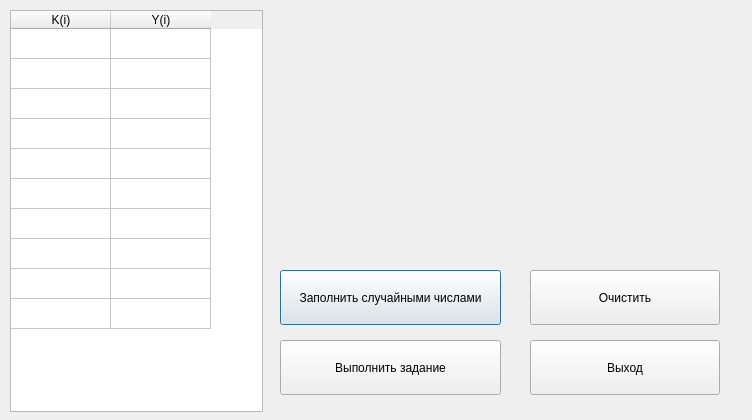
<?xml version="1.0" encoding="UTF-8"?>
<ui version="4.0">
 <class>Dialog</class>
 <widget class="QDialog" name="Dialog">
  <property name="geometry">
   <rect>
    <x>0</x>
    <y>0</y>
    <width>752</width>
    <height>420</height>
   </rect>
  </property>
  <property name="minimumSize">
   <size>
    <width>621</width>
    <height>346</height>
   </size>
  </property>
  <property name="windowTitle">
   <string>Dialog</string>
  </property>
  <widget class="QTableWidget" name="tableWidget">
   <property name="geometry">
    <rect>
     <x>10</x>
     <y>10</y>
     <width>253</width>
     <height>402</height>
    </rect>
   </property>
   <attribute name="horizontalHeaderVisible">
    <bool>true</bool>
   </attribute>
   <attribute name="horizontalHeaderCascadingSectionResizes">
    <bool>false</bool>
   </attribute>
   <attribute name="horizontalHeaderHighlightSections">
    <bool>true</bool>
   </attribute>
   <attribute name="horizontalHeaderShowSortIndicator" stdset="0">
    <bool>false</bool>
   </attribute>
   <attribute name="horizontalHeaderStretchLastSection">
    <bool>false</bool>
   </attribute>
   <attribute name="verticalHeaderVisible">
    <bool>false</bool>
   </attribute>
   <row>
    <property name="text">
     <string/>
    </property>
   </row>
   <row>
    <property name="text">
     <string/>
    </property>
   </row>
   <row>
    <property name="text">
     <string/>
    </property>
   </row>
   <row>
    <property name="text">
     <string/>
    </property>
   </row>
   <row>
    <property name="text">
     <string/>
    </property>
   </row>
   <row>
    <property name="text">
     <string/>
    </property>
   </row>
   <row>
    <property name="text">
     <string/>
    </property>
   </row>
   <row>
    <property name="text">
     <string/>
    </property>
   </row>
   <row>
    <property name="text">
     <string/>
    </property>
   </row>
   <row>
    <property name="text">
     <string/>
    </property>
   </row>
   <column>
    <property name="text">
     <string>K(i)</string>
    </property>
   </column>
   <column>
    <property name="text">
     <string>Y(i)</string>
    </property>
   </column>
  </widget>
  <widget class="QLabel" name="label_img">
   <property name="geometry">
    <rect>
     <x>290</x>
     <y>40</y>
     <width>431</width>
     <height>151</height>
    </rect>
   </property>
   <property name="text">
    <string/>
   </property>
  </widget>
  <widget class="QPushButton" name="btn_random_number">
   <property name="geometry">
    <rect>
     <x>280</x>
     <y>270</y>
     <width>221</width>
     <height>55</height>
    </rect>
   </property>
   <property name="text">
    <string>Заполнить случайными числами</string>
   </property>
  </widget>
  <widget class="QPushButton" name="btn_solve">
   <property name="geometry">
    <rect>
     <x>280</x>
     <y>340</y>
     <width>221</width>
     <height>55</height>
    </rect>
   </property>
   <property name="text">
    <string>Выполнить задание</string>
   </property>
  </widget>
  <widget class="QPushButton" name="btn_clear">
   <property name="geometry">
    <rect>
     <x>530</x>
     <y>270</y>
     <width>190</width>
     <height>55</height>
    </rect>
   </property>
   <property name="text">
    <string>Очистить</string>
   </property>
  </widget>
  <widget class="QPushButton" name="btn_exit">
   <property name="geometry">
    <rect>
     <x>530</x>
     <y>340</y>
     <width>190</width>
     <height>55</height>
    </rect>
   </property>
   <property name="text">
    <string>Выход</string>
   </property>
  </widget>
  <widget class="QLabel" name="label_error">
   <property name="geometry">
    <rect>
     <x>290</x>
     <y>210</y>
     <width>431</width>
     <height>41</height>
    </rect>
   </property>
   <property name="font">
    <font>
     <pointsize>12</pointsize>
    </font>
   </property>
   <property name="styleSheet">
    <string notr="true">color: rgb(170, 0, 0);</string>
   </property>
   <property name="text">
    <string/>
   </property>
   <property name="alignment">
    <set>Qt::AlignCenter</set>
   </property>
  </widget>
 </widget>
 <resources/>
 <connections/>
</ui>
